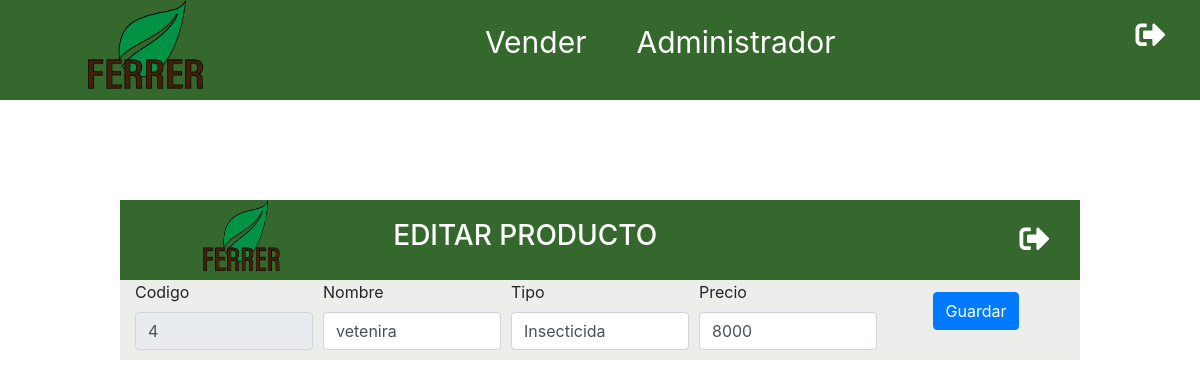
/editar.php?id=4 (signed in), run on an earlier commit of the app's database.
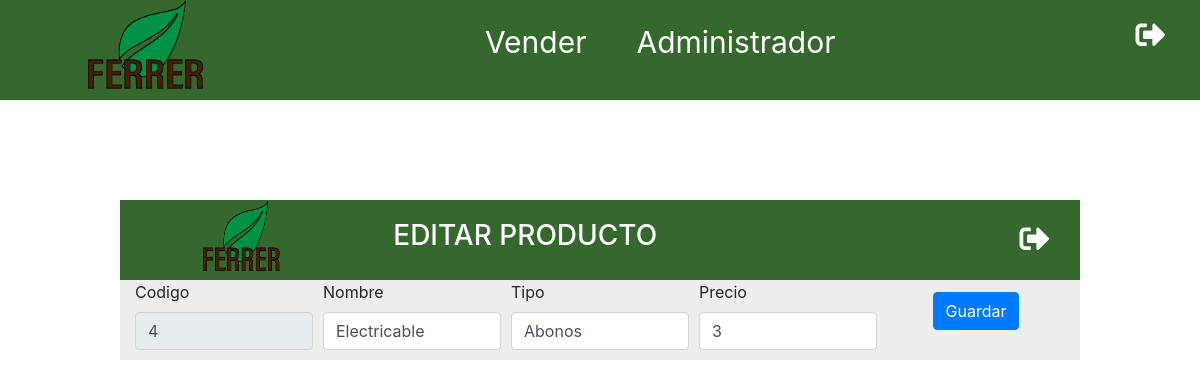
And on a later commit of the database.
### tables this page shows
CREATE TABLE `producto` (
  `Id_Producto` int(100) NOT NULL,
  `Nombre_Producto` varchar(25) NOT NULL,
  `Id_Tipo_Producto` varchar(50) NOT NULL,
  `Precio_Venta` int(11) NOT NULL,
  `Nombre_Usuario` varchar(30) NOT NULL,
  `FechaCreacion` date NOT NULL
);

### includes/funciones/consultas.php (called while the page is built, shortened)
<?php
function obtenerProducto($id){
    include 'bd_conexion.php';
    try{
        return $conn->query("SELECT Id_Producto, Nombre_Producto, Id_Tipo_Producto, Precio_Venta,Nombre_Usuario FROM producto WHERE Id_Producto = $id");
    }catch(Exception $e){
        echo "error!!". $e->getMessage() ."<br>";
        return false;
    }
}
?>

### editar.php (the view, shortened to what this page needs)
<?php include_once 'includes/templates/header.php';
include_once 'includes/funciones/consultas.php';
    $id = filter_var($_GET['id'], FILTER_VALIDATE_INT);
    $resultado = obtenerProducto($id);
    $producto = $resultado->fetch_assoc();
    ?>
    <pre>
</pre>
<div class="inventarioMORE UPDATE" id="inventarioADD">
                <div class="TengoEstilos">
                  <img src="./img/logo.png" alt="Logo">
                  <H3>EDITAR PRODUCTO</H3>
                  <a href="Admin.php"> <i class="fas fa-sign-out-alt Singout" id="CerrarAnadir"></i></a>
                </div>
                <div class="container">
                  <form   id="producto" class="Anadir" method="POST">
                    <div class="form-row">
                    <div class="col">
                        <label for="">Codigo</label>
                        <input type="text" placeholder="Codigo Producto" id="Codigo" name="Codigo" readonly="readonly" class="form-control" value="<?php echo ($producto['Id_Producto']) ? $producto['Id_Producto'] : ''; ?>" >
                      </div>
                      <div class="col">
                        <label for="">Nombre</label>
                        <input type="text" placeholder="Nombre Producto" id="Nombre" name="Nombre" class="form-control" value="<?php echo ($producto['Nombre_Producto']) ? $producto['Nombre_Producto'] : ''; ?>" >
                      </div>
                      <div class="col">
                        <label for="">Tipo</label>
                        <input list="buscador"placeholder="Tipo Producto" id="Tipo" name="Tipo" class="form-control" value="<?php echo ($producto['Id_Tipo_Producto']) ? $producto['Id_Tipo_Producto'] : ''; ?>" >
                      </div>
                      <div class="col">
                        <label for="Nombre">Precio</label>
                        <input type="number" placeholder="Precio" id="Precio" name="Precio" class="form-control" value="<?php echo ($producto['Precio_Venta']) ? $producto['Precio_Venta'] : ''; ?>" >
                      </div>
                      <div class="col Enviar">
                          <?php
                           $textoBtn = ($producto['Precio_Venta']) ? 'Guardar' : 'añadir';
                          ?>
                        <input type="submit" name="submit" value="<?php echo $textoBtn; ?>" class="btn btn-primary mb-2">
                      </div>
                    </div>
<?php include_once 'includes/templates/footer.php'; ?>

What changed in the data, as far as the page shows it:
changed producto "Guardar": Nombre "vetenira" → "Electricable"; Tipo "Insecticida" → "Abonos"; Precio "8000" → "3"
